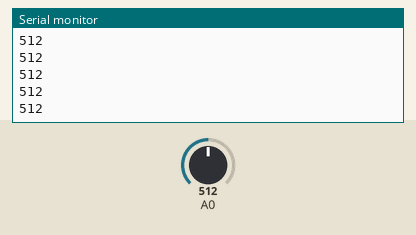
The sketch below on a simulated Arduino Uno, built with avr-gcc and run on an emulated ATmega328P. Shown: the last lines printed to the serial monitor. Inputs (shaded band) come from the test bench; at power-on: A0 = 512.

Above: at 1.2 s.
1.3 s: A0 set to 716
At 2.4 s:
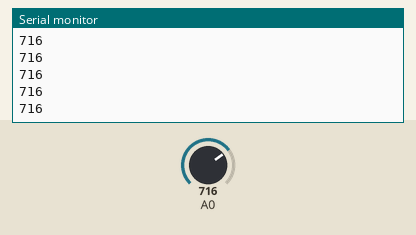
2.8 s: A0 set to 900
At 3.5 s:
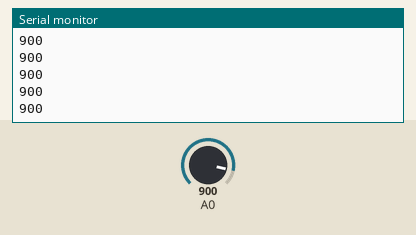
Timing chart, 0 to 5.8 s (numbered marks = the images above; inputs shaded):
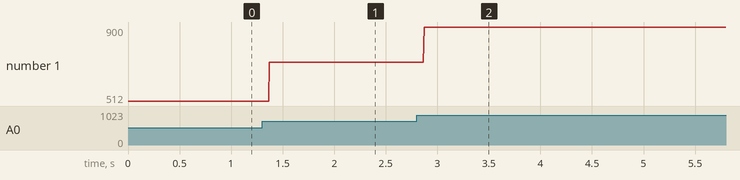

Measured:
- after the input at 1.3 s, the serial monitor: prints a new line after 0.07 s (image 1)
- after the input at 2.8 s, the serial monitor: prints a new line after 0.07 s (image 2)
- plotted number 1: 512 → 716 after the input at 1.3 s, 716 → 900 after the input at 2.8 s

The sketch:

sketch_sep12b.ino
```cpp
void setup() {
  Serial.begin(9600);
  pinMode(A0, INPUT);
}

void loop() {
  int wert = analogRead(A0);
  Serial.println(wert);

}
```
